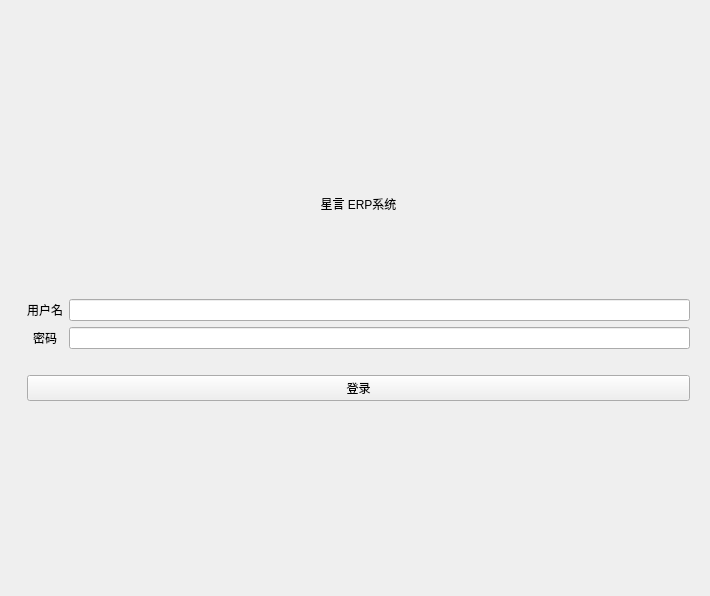
<?xml version="1.0" encoding="UTF-8"?>
<ui version="4.0">
 <class>Login</class>
 <widget class="QWidget" name="Login">
  <property name="geometry">
   <rect>
    <x>0</x>
    <y>0</y>
    <width>710</width>
    <height>596</height>
   </rect>
  </property>
  <property name="minimumSize">
   <size>
    <width>700</width>
    <height>500</height>
   </size>
  </property>
  <property name="windowTitle">
   <string>Form</string>
  </property>
  <layout class="QHBoxLayout" name="horizontalLayout" stretch="0,0">
   <property name="spacing">
    <number>0</number>
   </property>
   <property name="leftMargin">
    <number>0</number>
   </property>
   <property name="topMargin">
    <number>0</number>
   </property>
   <property name="rightMargin">
    <number>0</number>
   </property>
   <property name="bottomMargin">
    <number>0</number>
   </property>
   <item>
    <widget class="QLabel" name="imageLabel">
     <property name="text">
      <string/>
     </property>
     <property name="scaledContents">
      <bool>true</bool>
     </property>
    </widget>
   </item>
   <item>
    <widget class="QWidget" name="verticalWidget" native="true">
     <property name="minimumSize">
      <size>
       <width>360</width>
       <height>0</height>
      </size>
     </property>
     <layout class="QVBoxLayout" name="verticalLayout">
      <property name="leftMargin">
       <number>20</number>
      </property>
      <property name="rightMargin">
       <number>20</number>
      </property>
      <item>
       <spacer name="verticalSpacer_4">
        <property name="orientation">
         <enum>Qt::Vertical</enum>
        </property>
        <property name="sizeHint" stdset="0">
         <size>
          <width>20</width>
          <height>40</height>
         </size>
        </property>
       </spacer>
      </item>
      <item>
       <widget class="TitleLabel" name="label">
        <property name="text">
         <string>星言 ERP系统</string>
        </property>
        <property name="alignment">
         <set>Qt::AlignCenter</set>
        </property>
       </widget>
      </item>
      <item>
       <spacer name="verticalSpacer_5">
        <property name="orientation">
         <enum>Qt::Vertical</enum>
        </property>
        <property name="sizeType">
         <enum>QSizePolicy::Fixed</enum>
        </property>
        <property name="sizeHint" stdset="0">
         <size>
          <width>20</width>
          <height>40</height>
         </size>
        </property>
       </spacer>
      </item>
      <item>
       <widget class="QLabel" name="logo">
        <property name="text">
         <string/>
        </property>
        <property name="alignment">
         <set>Qt::AlignCenter</set>
        </property>
       </widget>
      </item>
      <item>
       <spacer name="verticalSpacer">
        <property name="orientation">
         <enum>Qt::Vertical</enum>
        </property>
        <property name="sizeType">
         <enum>QSizePolicy::Fixed</enum>
        </property>
        <property name="sizeHint" stdset="0">
         <size>
          <width>20</width>
          <height>20</height>
         </size>
        </property>
       </spacer>
      </item>
      <item>
       <layout class="QFormLayout" name="formLayout">
        <property name="labelAlignment">
         <set>Qt::AlignCenter</set>
        </property>
        <property name="formAlignment">
         <set>Qt::AlignCenter</set>
        </property>
        <item row="0" column="0">
         <widget class="BodyLabel" name="userNameL">
          <property name="text">
           <string>用户名</string>
          </property>
          <property name="alignment">
           <set>Qt::AlignCenter</set>
          </property>
         </widget>
        </item>
        <item row="0" column="1">
         <widget class="LineEdit" name="userName"/>
        </item>
        <item row="1" column="1">
         <widget class="PasswordLineEdit" name="password"/>
        </item>
        <item row="1" column="0">
         <widget class="BodyLabel" name="passwordL">
          <property name="text">
           <string>密码</string>
          </property>
          <property name="scaledContents">
           <bool>false</bool>
          </property>
          <property name="alignment">
           <set>Qt::AlignCenter</set>
          </property>
         </widget>
        </item>
       </layout>
      </item>
      <item>
       <spacer name="verticalSpacer_3">
        <property name="orientation">
         <enum>Qt::Vertical</enum>
        </property>
        <property name="sizeType">
         <enum>QSizePolicy::Fixed</enum>
        </property>
        <property name="sizeHint" stdset="0">
         <size>
          <width>20</width>
          <height>20</height>
         </size>
        </property>
       </spacer>
      </item>
      <item>
       <widget class="PrimaryPushButton" name="login">
        <property name="text">
         <string>登录</string>
        </property>
       </widget>
      </item>
      <item>
       <spacer name="verticalSpacer_2">
        <property name="orientation">
         <enum>Qt::Vertical</enum>
        </property>
        <property name="sizeHint" stdset="0">
         <size>
          <width>20</width>
          <height>40</height>
         </size>
        </property>
       </spacer>
      </item>
     </layout>
    </widget>
   </item>
  </layout>
 </widget>
 <customwidgets>
  <customwidget>
   <class>LineEdit</class>
   <extends>QLineEdit</extends>
   <header>qfluentwidgets</header>
  </customwidget>
  <customwidget>
   <class>BodyLabel</class>
   <extends>QLabel</extends>
   <header>qfluentwidgets</header>
  </customwidget>
  <customwidget>
   <class>PasswordLineEdit</class>
   <extends>QLineEdit</extends>
   <header>qfluentwidgets</header>
  </customwidget>
  <customwidget>
   <class>PrimaryPushButton</class>
   <extends>QPushButton</extends>
   <header>qfluentwidgets</header>
  </customwidget>
  <customwidget>
   <class>TitleLabel</class>
   <extends>QLabel</extends>
   <header>qfluentwidgets</header>
  </customwidget>
 </customwidgets>
 <resources/>
 <connections/>
</ui>
